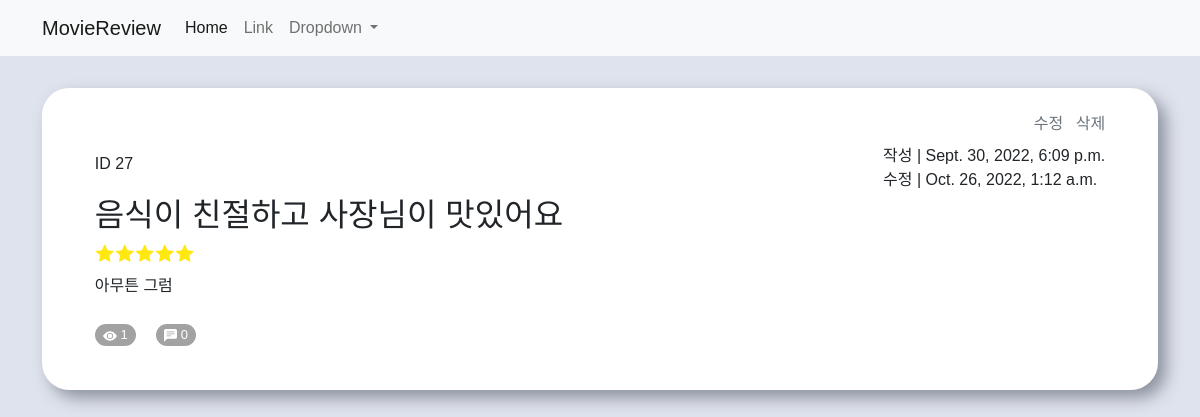
Page /movie/content/27 on the committed database.
### movie/models.py (models this page shows)
class Review(models.Model):
    title = models.CharField(max_length = 80)
    content = models.TextField()
    created_at = models.DateTimeField(auto_now_add = True)
    updated_at = models.DateTimeField(auto_now = True)
    hits = models.IntegerField(default = 0)
    star = models.CharField(max_length = 10, default = '⭐⭐⭐⭐⭐')

### movie/views.py (the view)
# urls.py: path('content/<int:pk>', views.content, name='content'),
def content(request, pk):
    review = Review.objects.get(pk=pk)
    review.hits += 1
    review.save()
    context = {
        'review': review,
    }
    return render(request, 'movie/content.html', context)

### movie/templates/movie/content.html (shortened to what this page needs)
{% extends 'base.html' %}
{% block content %}
<div class="content-cont pt-4">
  <div class="mb-1 d-flex justify-content-between align-items-center">
    <p class="d-inline-block me-2 align-self-end">ID {{ review.pk }}</p>
    <div>
      <div class="mb-2" style="text-align: right;">
        <a href="{% url 'movie:edit' review.pk %}" class="me-2 text-secondary">수정</a>
        <a href="{% url 'movie:delete' review.pk %}" class="text-secondary" onclick="return confirm('삭제하시겠습니까?');" id="del">삭제</a>
      </div>
      <div>
        <p class="m-0">작성 | {{ review.created_at }}</p>
        <p class="m-0">수정 | {{ review.updated_at }}</p>
      </div>
    </div>
  </div>
  <div>
    <div class="d-flex justify-content-between">
      <h1 class="mb-2 fs-2 d-inline-block">{{ review.title }}</h1>
    </div>
    <p class="mb-2 index-star">{{ review.star }}</p>
    <p class="mb-4">{{ review.content }}</p>
  </div>
  <div>
    <div class="mybtn">
      <svg xmlns="http://www.w3.org/2000/svg" width="14" height="14" fill="currentColor" class="bi bi-eye-fill" viewBox="0 0 16 16">
        <path d="M10.5 8a2.5 2.5 0 1 1-5 0 2.5 2.5 0 0 1 5 0z"/>
        <path d="M0 8s3-5.5 8-5.5S16 8 16 8s-3 5.5-8 5.5S0 8 0 8zm8 3.5a3.5 3.5 0 1 0 0-7 3.5 3.5 0 0 0 0 7z"/>
      </svg> {{ review.hits }}
    </div>
    <div class="mybtn">
       0
    </div>
  </div>
</div>
{% endblock %}

### static/css/style.css (style rules this page uses)
* { font-family: 'Noto Sans KR', sans-serif; }
a { color: black; text-decoration: none; }
.content-cont { width: 100%; height: 100%; margin-top: 2rem; padding: 2.7rem 3.3rem; border-radius: 1.7rem; background-color:rgb(255, 255, 255); box-shadow: 0.5rem 0.5rem 1rem rgba(60, 67, 84, 0.5); }
.index-star { color: transparent; text-shadow: 0 0 0 rgb(255, 231, 15); }
.mybtn { display: inline-block; padding: 0.06rem 0.5rem 0.1rem; margin-right: 1rem; vertical-align: middle; border-radius: 1rem; background-color: rgb(162, 162, 163); color: white; font-size: 13px; }

### rows in the picture
Review: pk "27", created_at "Sept. 30, 2022, 6:09 p.m.", updated_at "Oct. 26, 2022, 1:12 a.m.", title "음식이 친절하고 사장님이 맛있어요", content "아무튼 그럼", hits "1"
